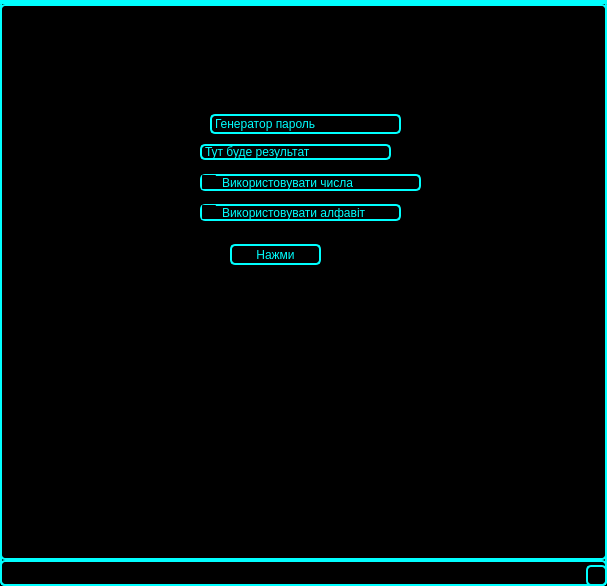
<?xml version="1.0" encoding="UTF-8"?>
<ui version="4.0">
 <class>MainWindow</class>
 <widget class="QMainWindow" name="MainWindow">
  <property name="geometry">
   <rect>
    <x>0</x>
    <y>0</y>
    <width>607</width>
    <height>586</height>
   </rect>
  </property>
  <property name="font">
   <font>
    <pointsize>10</pointsize>
   </font>
  </property>
  <property name="windowTitle">
   <string>MainWindow</string>
  </property>
  <property name="styleSheet">
   <string notr="true">color: cyan;background-color: black;border: 2px solid cyan;border-radius: 5px;</string>
  </property>
  <widget class="QWidget" name="centralwidget">
   <widget class="QPushButton" name="pushButton">
    <property name="geometry">
     <rect>
      <x>230</x>
      <y>240</y>
      <width>91</width>
      <height>21</height>
     </rect>
    </property>
    <property name="text">
     <string>Нажми</string>
    </property>
   </widget>
   <widget class="QCheckBox" name="checkBox">
    <property name="geometry">
     <rect>
      <x>200</x>
      <y>170</y>
      <width>221</width>
      <height>17</height>
     </rect>
    </property>
    <property name="text">
     <string>Використовувати числа</string>
    </property>
   </widget>
   <widget class="QCheckBox" name="checkBox_2">
    <property name="geometry">
     <rect>
      <x>200</x>
      <y>200</y>
      <width>201</width>
      <height>17</height>
     </rect>
    </property>
    <property name="text">
     <string>Використовувати алфавіт</string>
    </property>
   </widget>
   <widget class="QLabel" name="label_2">
    <property name="geometry">
     <rect>
      <x>200</x>
      <y>140</y>
      <width>191</width>
      <height>16</height>
     </rect>
    </property>
    <property name="text">
     <string>Тут буде результат</string>
    </property>
   </widget>
   <widget class="QLabel" name="label_3">
    <property name="geometry">
     <rect>
      <x>210</x>
      <y>110</y>
      <width>191</width>
      <height>20</height>
     </rect>
    </property>
    <property name="text">
     <string>Генератор пароль</string>
    </property>
   </widget>
  </widget>
  <widget class="QMenuBar" name="menubar">
   <property name="geometry">
    <rect>
     <x>0</x>
     <y>0</y>
     <width>607</width>
     <height>25</height>
    </rect>
   </property>
  </widget>
  <widget class="QStatusBar" name="statusbar"/>
 </widget>
 <resources/>
 <connections/>
</ui>
